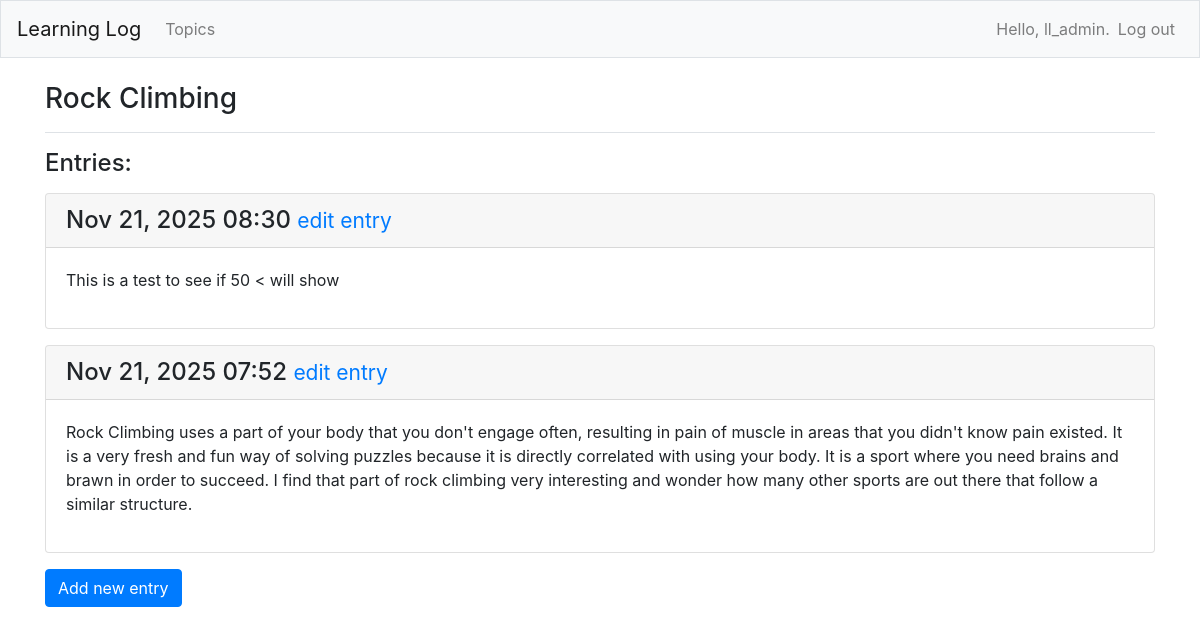
Before: /topics/1/ (signed in) with the older database file.
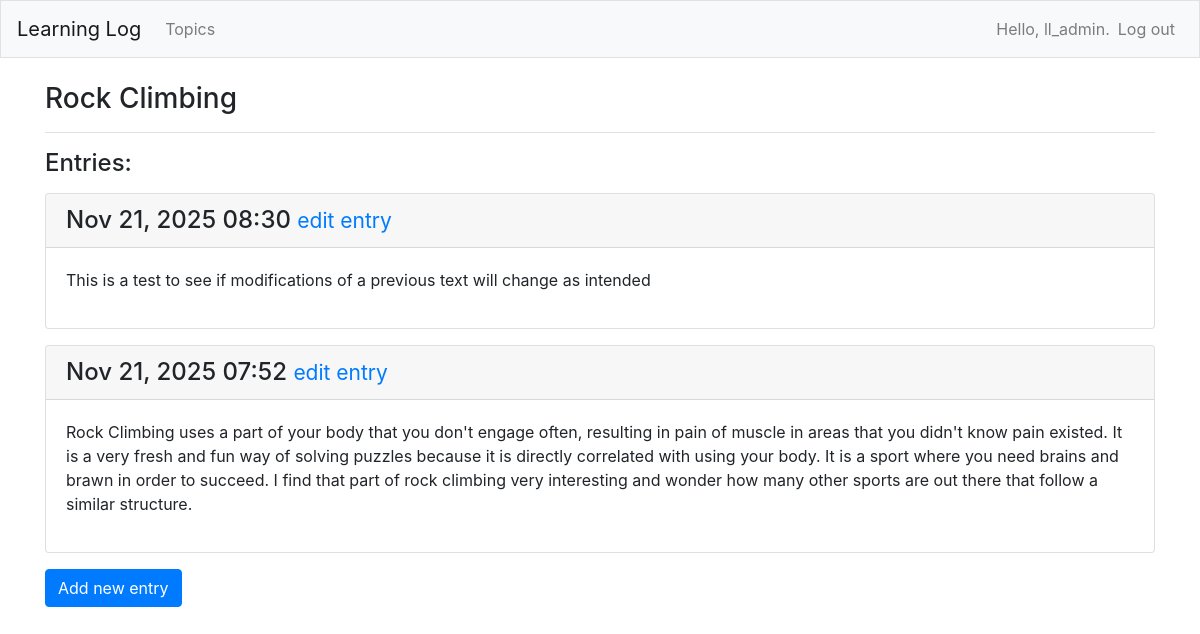
After: the same page with the newer database file.
### learning_logs/models.py (models this page shows, shortened)
class Entry(models.Model):
    topic = models.ForeignKey(Topic, on_delete=models.CASCADE)
    text = models.TextField()
    date_added = models.DateTimeField(auto_now_add=True)
    class Meta:
        verbose_name_plural = 'entries'

### learning_logs/views.py (the view)
# urls.py: path('topics/<int:topic_id>/', views.topic, name='topic'),
@login_required
def topic(request, topic_id):
    topic = Topic.objects.get(id=topic_id)
    check_topic_owner(request, topic)
    entries = topic.entry_set.order_by('-date_added')
    context = {'topic': topic, 'entries': entries}
    return render(request, 'learning_logs/topic.html', context)

### learning_logs/models.py (called while the page is built)
    def __str__(self):
        return self.text

### learning_logs/views.py (called while the page is built)
def check_topic_owner(request, topic):
    if topic.owner != request.user:
        raise Http404

### learning_logs/templates/learning_logs/topic.html
{% extends "learning_logs/base.html" %}
{% block page_header %}
    <h3>{{ topic }}</h3>
{% endblock page_header %}
{% block content %}
    <p><h4>Entries:</h4></p>
    {% for entry in entries %}
        <div class="card mb-3">
            <h4 class="card-header">
                {{ entry.date_added|date:'M d, Y H:i' }}
                <small><a href="{% url 'learning_logs:edit_entry' entry.id %}">
                    edit entry</a></small>
            </h4>
            <div class="card-body">
                {{ entry.text|linebreaks }}
            </div>
        </div>
    {% empty %}
        <p>There are no entires for this topic yet.</p>
    {% endfor %}
    <p>
        <a href="{% url 'learning_logs:new_entry' topic.id %}" class="btn btn-primary">Add new entry</a>
    </p>
{% endblock content %}

Changed rows visible on the page:
changed Entry: text "This is a test to see if 50 < will show" → "This is a test to see if modifications of a previous text will change as intended"
